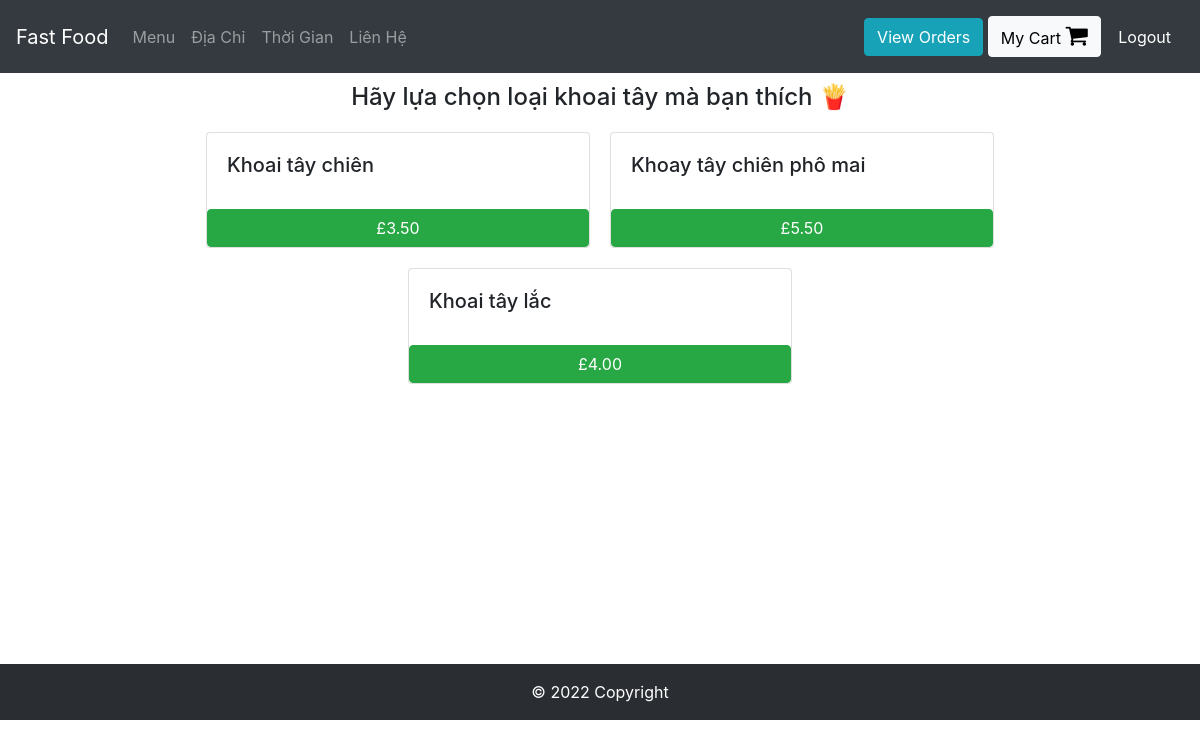
The app's page /Potato (signed in) with its own data.
### orders/models.py (models this page shows, shortened)
class Potato(models.Model):
    dish_name = models.CharField(max_length=200)
    price = models.DecimalField(max_digits=6, decimal_places=2)

### orders/views.py (the view)
# urls.py: path("Potato", views.potato, name="potato"),
def potato(request):
    if request.user.is_authenticated:
        return render(request, "orders/potato.html", context = {"dishes":Potato.objects.all})
    else:
        return redirect("orders:login")

### orders/templates/orders/potato.html
{% extends 'orders/header.html' %}
{% block content %}
    <div class="container">
      <h4 style="margin:10px; text-align:center;"> Hãy lựa chọn loại khoai tây mà bạn thích &#x1F35F </h4>
      <div class="row justify-content-center">
        {% for dish in dishes %}
            <div class="card" id="regular_pizza_card" style="width: 24rem; margin:10px;">
              <div class="card-body">
                <h5 class="card-title" >{{dish.dish_name}}</h5>
              </div>
              <button class="btn btn-success" onclick="add_to_cart({item_description:'{{dish.dish_name}}' , price:{{dish.price}} })">£{{dish.price}}</button>
            </div>
        {% endfor %}
      </div>
    </div>
{% endblock %}

### records on screen
Potato: dish_name "Khoai tây chiên", price "3.50"
Potato: dish_name "Khoay tây chiên phô mai", price "5.50"
Potato: dish_name "Khoai tây lắc", price "4.00"
